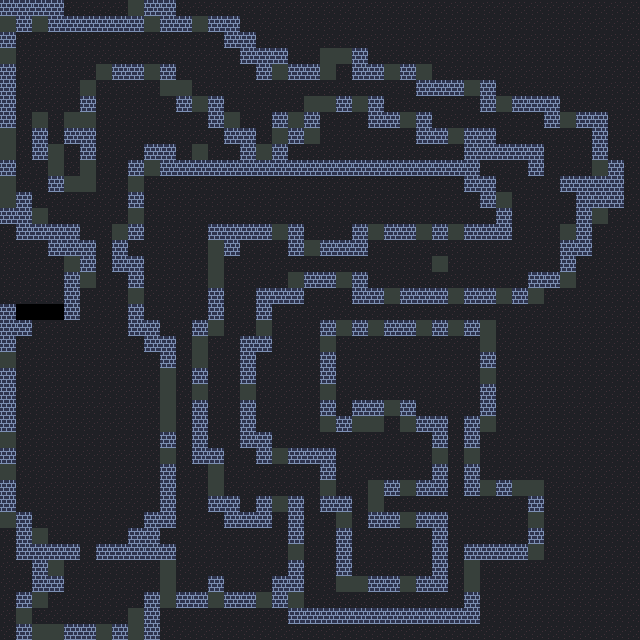

This is a level from a 2D game, rendered from its Tiled map with the project's own tilesets. A one-line summary and the map file follow, with tile-layer data summarised:
An orthogonal 40x40 tile map with 16x16 px tiles, 1 tile layer (Tiles) and 70 objects (70x Entity).

<map version="1.10" tiledversion="1.11.2" orientation="orthogonal" renderorder="right-down" width="40" height="40" tilewidth="16" tileheight="16" infinite="0" nextlayerid="3" nextobjectid="253">
 <tileset firstgid="1" source="../tilesets/atlas.tsx" />
 <layer id="1" name="Tiles" width="40" height="40">
  <data>[1600 cells, 1597 non-empty, 3 distinct tile ids]</data>
 </layer>
 <objectgroup id="2" name="Entities">
  <object id="1" name="Player" type="Entity" x="384" y="368" width="16" height="16" />
  <object id="3" name="Door" type="Entity" gid="34" x="448" y="432" width="16" height="16" />
  <object id="6" name="Beanling" type="Entity" gid="20" x="416" y="272" width="16" height="16" />
  <object id="24" name="Beanling" type="Entity" gid="20" x="384" y="512" width="16" height="16" />
  <object id="25" name="Door" type="Entity" gid="34" x="448" y="560" width="16" height="16" />
  <object id="26" name="Beanling" type="Entity" gid="20" x="368" y="608" width="16" height="16" />
  <object id="27" name="Beanling" type="Entity" gid="20" x="304" y="512" width="16" height="16" />
  <object id="28" name="Beanling" type="Entity" gid="20" x="224" y="448" width="16" height="16" />
  <object id="29" name="Beanling" type="Entity" gid="20" x="304" y="272" width="16" height="16" />
  <object id="30" name="Door" type="Entity" gid="34" x="352" y="272" width="16" height="16" />
  <object id="32" name="Beanling" type="Entity" gid="20" x="480" y="272" width="16" height="16" />
  <object id="33" name="Beanling" type="Entity" gid="20" x="368" y="160" width="16" height="16" />
  <object id="34" name="Beanling" type="Entity" gid="20" x="224" y="160" width="16" height="16" />
  <object id="37" name="Beanling" type="Entity" gid="20" x="96" y="256" width="16" height="16" />
  <object id="39" name="Door" type="Entity" gid="34" x="304" y="96" width="16" height="16" />
  <object id="41" name="Beanling" type="Entity" gid="20" x="416" y="112" width="16" height="16" />
  <object id="42" name="Beanling" type="Entity" gid="20" x="512" y="144" width="16" height="16" />
  <object id="43" name="Beanling" type="Entity" gid="20" x="576" y="176" width="16" height="16" />
  <object id="44" name="Beanling" type="Entity" gid="20" x="96" y="320" width="16" height="16" />
  <object id="47" name="Door" type="Entity" gid="34" x="96" y="288" width="16" height="16" />
  <object id="49" name="Door" type="Entity" gid="34" x="80" y="560" width="16" height="16" />
  <object id="50" name="Beanling" type="Entity" gid="20" x="112" y="48" width="16" height="16" />
  <object id="51" name="Beanling" type="Entity" gid="20" x="16" y="96" width="16" height="16" />
  <object id="52" name="Beanling" type="Entity" gid="20" x="32" y="176" width="16" height="16" />
  <object id="183" name="Spike" type="Entity" gid="65" x="16" y="352" width="16" height="16" />
  <object id="184" name="Spike" type="Entity" gid="65" x="16" y="368" width="16" height="16" />
  <object id="185" name="Spike" type="Entity" gid="65" x="16" y="384" width="16" height="16" />
  <object id="186" name="Spike" type="Entity" gid="65" x="16" y="400" width="16" height="16" />
  <object id="187" name="Spike" type="Entity" gid="65" x="16" y="416" width="16" height="16" />
  <object id="188" name="Spike" type="Entity" gid="65" x="16" y="432" width="16" height="16" />
  <object id="189" name="Spike" type="Entity" gid="65" x="16" y="448" width="16" height="16" />
  <object id="190" name="Spike" type="Entity" gid="65" x="16" y="464" width="16" height="16" />
  <object id="191" name="Spike" type="Entity" gid="65" x="16" y="480" width="16" height="16" />
  <object id="192" name="Spike" type="Entity" gid="65" x="16" y="496" width="16" height="16" />
  <object id="193" name="Spike " type="Entity" gid="65" x="16" y="512" width="16" height="16" />
  <object id="204" name="Spike " type="Entity" gid="65" x="128" y="528" width="16" height="16" />
  <object id="205" name="Spike " type="Entity" gid="65" x="112" y="544" width="16" height="16" />
  <object id="206" name="Spike " type="Entity" gid="65" x="48" y="544" width="16" height="16" />
  <object id="207" name="Spike " type="Entity" gid="65" x="64" y="544" width="16" height="16" />
  <object id="208" name="Spike " type="Entity" gid="65" x="32" y="528" width="16" height="16" />
  <object id="209" name="Spike" type="Entity" gid="65" x="32" y="336" width="16" height="16" />
  <object id="210" name="Spike" type="Entity" gid="65" x="48" y="336" width="16" height="16" />
  <object id="211" name="Spike" type="Entity" gid="65" x="128" y="352" width="16" height="16" />
  <object id="222" name="Spike" type="Entity" gid="65" x="144" y="384" width="16" height="16" />
  <object id="223" name="Spike" type="Entity" gid="65" x="144" y="400" width="16" height="16" />
  <object id="224" name="Spike" type="Entity" gid="65" x="144" y="416" width="16" height="16" />
  <object id="225" name="Spike" type="Entity" gid="65" x="144" y="432" width="16" height="16" />
  <object id="226" name="Spike" type="Entity" gid="65" x="144" y="448" width="16" height="16" />
  <object id="227" name="Spike" type="Entity" gid="65" x="144" y="464" width="16" height="16" />
  <object id="228" name="Spike" type="Entity" gid="65" x="144" y="480" width="16" height="16" />
  <object id="229" name="Spike" type="Entity" gid="65" x="144" y="496" width="16" height="16" />
  <object id="230" name="Spike " type="Entity" gid="65" x="144" y="512" width="16" height="16" />
  <object id="233" name="Spike" type="Entity" gid="65" x="48" y="208" width="17.5" height="17.5" />
  <object id="234" name="Spike" type="Entity" gid="65" x="48" y="225.5" width="17.5" height="17.5" />
  <object id="235" name="Spike" type="Entity" gid="65" x="112" y="176" width="16" height="16" />
  <object id="236" name="Spike" type="Entity" gid="65" x="96" y="176" width="16" height="16" />
  <object id="237" name="Spike" type="Entity" gid="65" x="480" y="528" width="16" height="16" />
  <object id="238" name="Spike" type="Entity" gid="65" x="480" y="512" width="16" height="16" />
  <object id="239" name="Spike" type="Entity" gid="65" x="484.5" y="520" width="16" height="16" />
  <object id="240" name="Spike" type="Entity" gid="65" x="480" y="544" width="16" height="16" />
  <object id="241" name="Spike" type="Entity" gid="65" x="240" y="320" width="16" height="16" />
  <object id="242" name="Spike" type="Entity" gid="65" x="240" y="336" width="16" height="16" />
  <object id="243" name="Spike" type="Entity" gid="65" x="512" y="192" width="16" height="16" />
  <object id="244" name="Spike" type="Entity" gid="65" x="512" y="208" width="16" height="16" />
  <object id="245" name="Spike" type="Entity" gid="65" x="336" y="80" width="16" height="16" />
  <object id="246" name="Spike" type="Entity" gid="65" x="336" y="96" width="16" height="16" />
  <object id="247" name="Spike" type="Entity" gid="65" x="160" y="48" width="16" height="16" />
  <object id="248" name="Spike" type="Entity" gid="65" x="160" y="64" width="16" height="16" />
  <object id="249" name="Spike" type="Entity" gid="65" x="48" y="128" width="16" height="16" />
  <object id="250" name="Spike" type="Entity" gid="65" x="48" y="144" width="16" height="16" />
 </objectgroup>
</map>